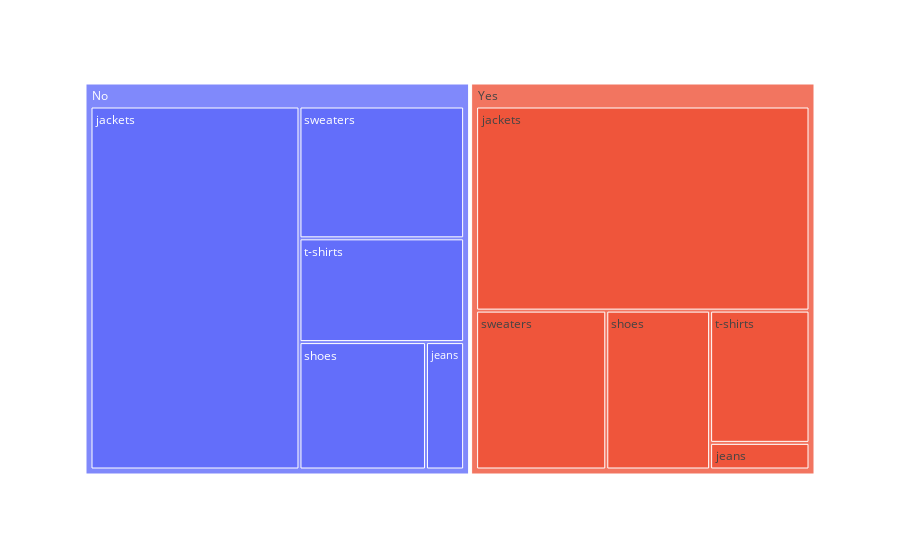

Notebook source saved alongside this figure:
### Code cell
px.treemap(df, path=["Promotion", "terms"], values = "Sales Volume")

### Figure 1 — Plotly figure (JSON) as saved in the notebook; plotly's stock layout.template omitted (floating-point values rounded to 4 significant figures)
{"data": [{"branchvalues": "total", "domain": {"x": [0, 1], "y": [0, 1]}, "hovertemplate": "labels=%{label}<br>Sales Volume=%{value}<br>parent=%{parent}<br>id=%{id}<extra></extra>", "ids": ["No/jackets", "Yes/jackets", "No/jeans", "Yes/jeans", "No/shoes", "Yes/shoes", "No/sweaters", "Yes/sweaters", "No/t-shirts", "Yes/t-shirts", "No", "Yes"], "labels": ["jackets", "jackets", "jeans", "jeans", "shoes", "shoes", "sweaters", "sweaters", "t-shirts", "t-shirts", "No", "Yes"], "name": "", "parents": ["No", "Yes", "No", "Yes", "No", "Yes", "No", "Yes", "No", "Yes", "", ""], "type": "treemap", "values": [134416, 121035, 8611, 4709, 28560, 29346, 38461, 36781, 30264, 23373, 240312, 215244]}], "layout": {"autosize": true, "legend": {"tracegroupgap": 0}, "margin": {"t": 60}}}
